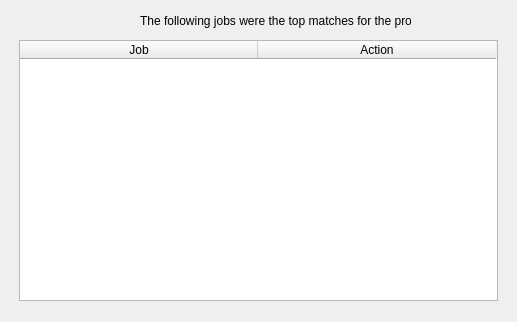
<?xml version="1.0" encoding="UTF-8"?>
<ui version="4.0">
 <class>top_jobs</class>
 <widget class="QDialog" name="top_jobs">
  <property name="geometry">
   <rect>
    <x>0</x>
    <y>0</y>
    <width>517</width>
    <height>322</height>
   </rect>
  </property>
  <property name="windowTitle">
   <string>Top Jobs</string>
  </property>
  <widget class="QLabel" name="label">
   <property name="geometry">
    <rect>
     <x>140</x>
     <y>0</y>
     <width>271</width>
     <height>41</height>
    </rect>
   </property>
   <property name="text">
    <string>The following jobs were the top matches for the profile.</string>
   </property>
  </widget>
  <widget class="QTableWidget" name="tableWidget">
   <property name="geometry">
    <rect>
     <x>19</x>
     <y>40</y>
     <width>479</width>
     <height>261</height>
    </rect>
   </property>
   <property name="sizePolicy">
    <sizepolicy hsizetype="Minimum" vsizetype="Expanding">
     <horstretch>0</horstretch>
     <verstretch>0</verstretch>
    </sizepolicy>
   </property>
   <property name="minimumSize">
    <size>
     <width>0</width>
     <height>0</height>
    </size>
   </property>
   <property name="showGrid">
    <bool>false</bool>
   </property>
   <attribute name="horizontalHeaderDefaultSectionSize">
    <number>238</number>
   </attribute>
   <column>
    <property name="text">
     <string>Job</string>
    </property>
   </column>
   <column>
    <property name="text">
     <string>Action</string>
    </property>
   </column>
  </widget>
 </widget>
 <resources/>
 <connections/>
</ui>
